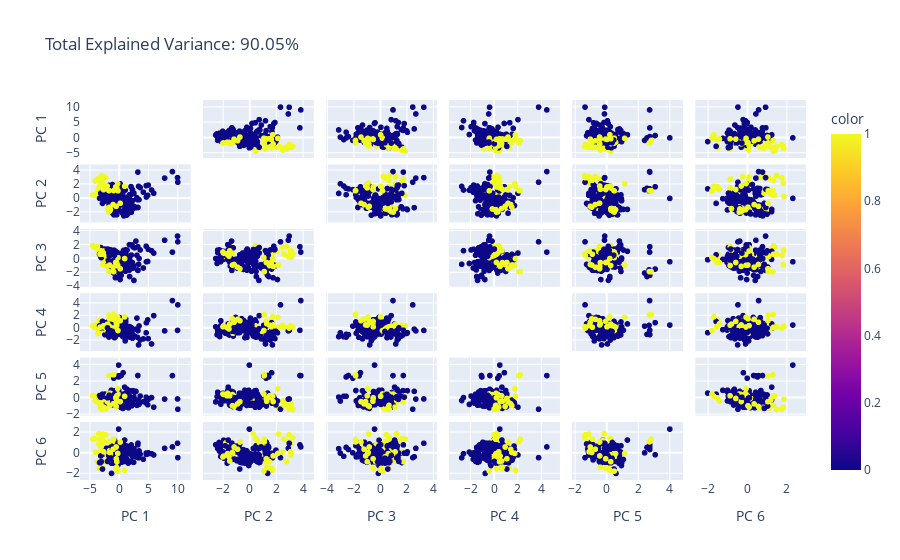
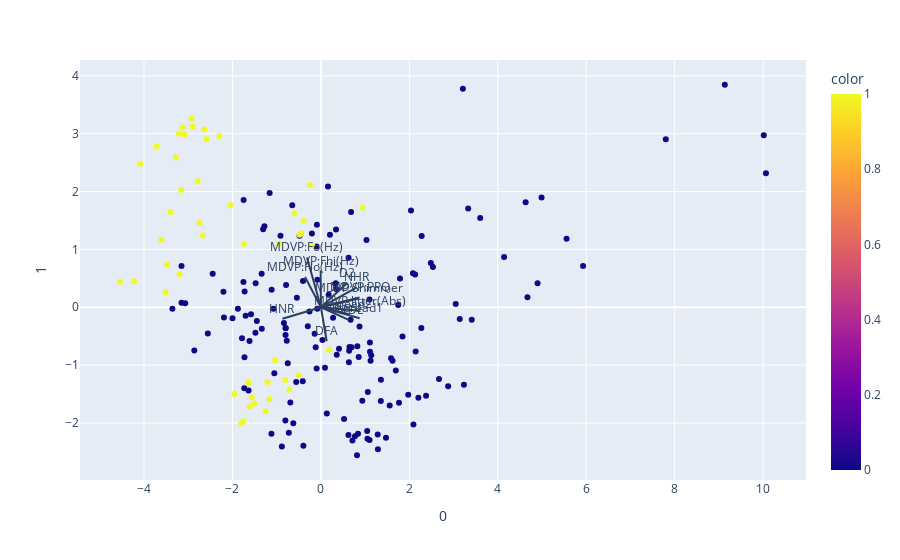

The code cell stored with these charts, in order, in its notebook:
### Markdown cell above
Considering the PCA result on our dataset, we want to select the first 6 components that keep more than 90% of total variance(90.05%).
The following graphs are scatter plots that show the distributions of the data according to the different combinations of principal components. It can be seen that for pc1 the examples belonging to the positive class form homogeneous groups. This bodes well for the classification.
The other graph is called **biplot**.It has the function of representing the loadings and scores.The loadings are the principal components expressed using the starting features.The scores are the coordinates of the examples with respect to the principal components.

### Code cell
#BIPLOT
import plotly.express as px
n_components = 6
pca = PCA(n_components=n_components,random_state=SEED)

X_pca = pca.fit_transform(X_scaled)

loading = pca.components_.T * np.sqrt(pca.explained_variance_)

total_var = pca.explained_variance_ratio_.sum() * 100

labels = {str(i): f"PC {i+1}" for i in range(n_components)}


fig = px.scatter_matrix(
    X_pca,
    color=y,
    dimensions=range(n_components),
    labels=labels,
    title=f'Total Explained Variance: {total_var:.2f}%',
)
fig.update_traces(diagonal_visible=False)
fig.show()

loadings = pca.components_.T * np.sqrt(pca.explained_variance_)

fig = px.scatter(X_pca, x=0, y=1, color=y)

for i, feature in enumerate(X_normed_fs.columns):
    fig.add_shape(
        type='line',
        x0=0, y0=0,
        x1=loadings[i, 0],
        y1=loadings[i, 1]
    )
    fig.add_annotation(
        x=loadings[i, 0],
        y=loadings[i, 1],
        ax=0, ay=0,
        xanchor="center",
        yanchor="bottom",
        text=feature,
    )
fig.show()

### Figure 1 — Plotly figure (JSON) as saved in the notebook; plotly's stock layout.template omitted (floating-point values rounded to 4 significant figures; data arrays with more than 128 entries replaced by an {"elided": "..."} marker saying what was removed)
{"data": [{"diagonal": {"visible": false}, "dimensions": [{"axis": {"matches": true}, "label": "PC 1", "values": {"elided": "195 float values"}}, {"axis": {"matches": true}, "label": "PC 2", "values": {"elided": "195 float values"}}, {"axis": {"matches": true}, "label": "PC 3", "values": {"elided": "195 float values"}}, {"axis": {"matches": true}, "label": "PC 4", "values": {"elided": "195 float values"}}, {"axis": {"matches": true}, "label": "PC 5", "values": {"elided": "195 float values"}}, {"axis": {"matches": true}, "label": "PC 6", "values": {"elided": "195 float values"}}], "hovertemplate": "%{xaxis.title.text}=%{x}<br>%{yaxis.title.text}=%{y}<br>color=%{marker.color}<extra></extra>", "legendgroup": "", "marker": {"color": {"elided": "195 int values"}, "coloraxis": "coloraxis", "symbol": "circle"}, "name": "", "showlegend": false, "type": "splom"}], "layout": {"coloraxis": {"colorbar": {"title": {"text": "color"}}, "colorscale": [[0, "#0d0887"], [0.1111, "#46039f"], [0.2222, "#7201a8"], [0.3333, "#9c179e"], [0.4444, "#bd3786"], [0.5556, "#d8576b"], [0.6667, "#ed7953"], [0.7778, "#fb9f3a"], [0.8889, "#fdca26"], [1, "#f0f921"]]}, "dragmode": "select", "legend": {"tracegroupgap": 0}, "title": {"text": "Total Explained Variance: 90.05%"}}}

### Figure 2 — Plotly figure (JSON) as saved in the notebook; plotly's stock layout.template omitted (floating-point values rounded to 4 significant figures; data arrays with more than 128 entries replaced by an {"elided": "..."} marker saying what was removed)
{"data": [{"hovertemplate": "0=%{x}<br>1=%{y}<br>color=%{marker.color}<extra></extra>", "legendgroup": "", "marker": {"color": {"elided": "195 int values"}, "coloraxis": "coloraxis", "symbol": "circle"}, "mode": "markers", "name": "", "orientation": "v", "showlegend": false, "type": "scatter", "x": {"elided": "195 float values"}, "xaxis": "x", "y": {"elided": "195 float values"}, "yaxis": "y"}], "layout": {"annotations": [{"ax": 0, "ay": 0, "text": "MDVP:Fo(Hz)", "x": -0.3147, "xanchor": "center", "y": 0.8619, "yanchor": "bottom"}, {"ax": 0, "ay": 0, "text": "MDVP:Fhi(Hz)", "x": -0.005757, "xanchor": "center", "y": 0.634, "yanchor": "bottom"}, {"ax": 0, "ay": 0, "text": "MDVP:Flo(Hz)", "x": -0.3584, "xanchor": "center", "y": 0.5241, "yanchor": "bottom"}, {"ax": 0, "ay": 0, "text": "MDVP:Jitter(Abs)", "x": 0.8762, "xanchor": "center", "y": -0.05992, "yanchor": "bottom"}, {"ax": 0, "ay": 0, "text": "MDVP:PPQ", "x": 0.8748, "xanchor": "center", "y": 0.1706, "yanchor": "bottom"}, {"ax": 0, "ay": 0, "text": "MDVP:Shimmer", "x": 0.8629, "xanchor": "center", "y": 0.1519, "yanchor": "bottom"}, {"ax": 0, "ay": 0, "text": "NHR", "x": 0.8124, "xanchor": "center", "y": 0.3429, "yanchor": "bottom"}, {"ax": 0, "ay": 0, "text": "HNR", "x": -0.8702, "xanchor": "center", "y": -0.198, "yanchor": "bottom"}, {"ax": 0, "ay": 0, "text": "RPDE", "x": 0.6404, "xanchor": "center", "y": -0.2211, "yanchor": "bottom"}, {"ax": 0, "ay": 0, "text": "DFA", "x": 0.1308, "xanchor": "center", "y": -0.5871, "yanchor": "bottom"}, {"ax": 0, "ay": 0, "text": "spread1", "x": 0.8767, "xanchor": "center", "y": -0.1891, "yanchor": "bottom"}, {"ax": 0, "ay": 0, "text": "spread2", "x": 0.6392, "xanchor": "center", "y": -0.1181, "yanchor": "bottom"}, {"ax": 0, "ay": 0, "text": "D2", "x": 0.5893, "xanchor": "center", "y": 0.4138, "yanchor": "bottom"}], "coloraxis": {"colorbar": {"title": {"text": "color"}}, "colorscale": [[0, "#0d0887"], [0.1111, "#46039f"], [0.2222, "#7201a8"], [0.3333, "#9c179e"], [0.4444, "#bd3786"], [0.5556, "#d8576b"], [0.6667, "#ed7953"], [0.7778, "#fb9f3a"], [0.8889, "#fdca26"], [1, "#f0f921"]]}, "legend": {"tracegroupgap": 0}, "margin": {"t": 60}, "shapes": [{"type": "line", "x0": 0, "x1": -0.3147, "y0": 0, "y1": 0.8619}, {"type": "line", "x0": 0, "x1": -0.005757, "y0": 0, "y1": 0.634}, {"type": "line", "x0": 0, "x1": -0.3584, "y0": 0, "y1": 0.5241}, {"type": "line", "x0": 0, "x1": 0.8762, "y0": 0, "y1": -0.05992}, {"type": "line", "x0": 0, "x1": 0.8748, "y0": 0, "y1": 0.1706}, {"type": "line", "x0": 0, "x1": 0.8629, "y0": 0, "y1": 0.1519}, {"type": "line", "x0": 0, "x1": 0.8124, "y0": 0, "y1": 0.3429}, {"type": "line", "x0": 0, "x1": -0.8702, "y0": 0, "y1": -0.198}, {"type": "line", "x0": 0, "x1": 0.6404, "y0": 0, "y1": -0.2211}, {"type": "line", "x0": 0, "x1": 0.1308, "y0": 0, "y1": -0.5871}, {"type": "line", "x0": 0, "x1": 0.8767, "y0": 0, "y1": -0.1891}, {"type": "line", "x0": 0, "x1": 0.6392, "y0": 0, "y1": -0.1181}, {"type": "line", "x0": 0, "x1": 0.5893, "y0": 0, "y1": 0.4138}], "xaxis": {"anchor": "y", "domain": [0, 1], "title": {"text": "0"}}, "yaxis": {"anchor": "x", "domain": [0, 1], "title": {"text": "1"}}}}
